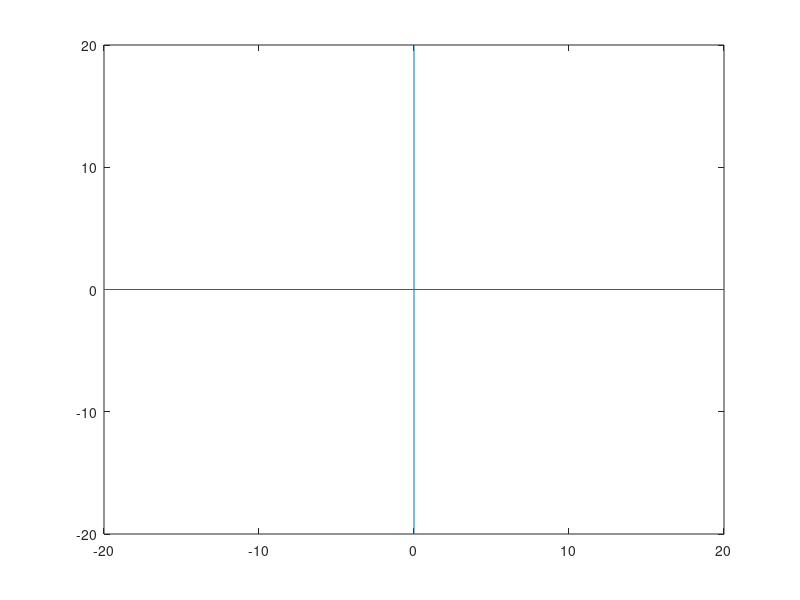

Recreate this plot in MATLAB.
%Creating program to perform scaling about a fixed point

%For coordinates of actual quad object P
for i = 1:4
    fprintf('Enter x-coordinate of pt.%d :', i);
    x(i) = input('');
    fprintf('Enter y-coordinate of pt.%d :', i);
    y(i) = input('');
end 

P = ones(3,4);

P(1,:) = x;
P(2,:) = y;

%Entering information about fixed point C(h,k)
fprintf('\nEnter x-coordinate of fixed point: ');
h = input('');
fprintf('\nEnter y-coordinate of fixed point: ');
k = input('');
            
%Entering information about scaling matrix
fprintf('\nEnter scaling factor along x-axis: ');
sx = input('');
fprintf('\nEnter scaling factor along y-axis: ');
sy = input('');
            
%Creating scaling matrix S(sx,sy)(h,k)
T = [sx 0 h*(1-sx); 0 sy k*(1-sy); 0 0 1];
             
%Creating transformed object
R = T*P;

%Plotting Quads P and R
fill(P(1,:),P(2,:),'m');
hold on;
    
fill(R(1,:),R(2,:),'c');

%Creating axes lines
line([-20,20],[0,0]);
line([0,0],[-20,20]);
